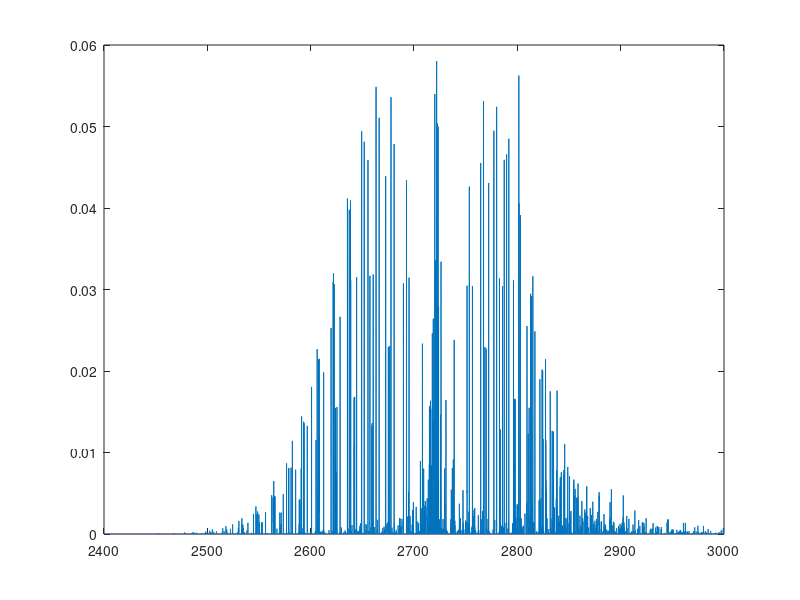

This chart was generated by the following MATLAB code:
%% Calculate HDO spectrum

%% Linear fit section - fixed fwhm
kB = 1.3806488e-23; %J/K=Nm/K=kg m^2/s^2/K
T = 273.15+21; %K
load('01_hit08.mat');
hitran_s = s;
wavenum_scale = 2400:0.01:3000;
n = 10^12; % mlc/cc
conc = 1;
pressure = n*100^3*kB*T; % torr
broad = 1E9;
natAbund = 3.10693E-4;          %HDO natural abundance

clear HDO_cavity_spectrum abs_spectrum
linesvals = find((hitran_s.iso == 4) & (hitran_s.int > 0) & (hitran_s.wnum >= min(wavenum_scale)) & (hitran_s.wnum <= max(wavenum_scale)));

c = 299792458; %m/s
h_bar = 1.054571726e-34;
m = 80.91*1.660538921e-27; %kgco
u_velocity = sqrt(2*kB*T/m); %m/s

atm_press = 760;
L = 1000;

wavenum = hitran_s.wnum(linesvals);
lambdas = 1/100./wavenum;
frequencies = c./lambdas;
linestrength = hitran_s.int(linesvals);

nA = 2.5e19; % mol/cm3 (avogadro/molar volume)
n_0 = 2.6867805e19;
S = linestrength*n_0*273.15/T/natAbund;

single_pass = S*conc*pressure/atm_press*L;

omega = c./lambdas*2*pi;
k = omega/c;

freq_scale = 100*c*wavenum_scale;
grid_ = length(wavenum_scale);

ilosc_linii = length(wavenum);
transition_abs = zeros(grid_, ilosc_linii);
transition_disp = zeros(grid_, ilosc_linii);
krok = wavenum_scale(2)-wavenum_scale(1);
narrow = round(5/krok);

for qwe = 1:ilosc_linii 
peak_pos = find(round(freq_scale/krok/30e9) == round(frequencies(qwe)/krok/30e9));
f_min = peak_pos-narrow; 
f_max = peak_pos+narrow;    
if f_min < 1
    f_min =1;
end
if f_max>length(freq_scale)
    f_max= length(freq_scale);
end

%% Use fixed normalized (peak amplitude) gaussian here instead of voigt
peak_value = c*100*sqrt(log(2)/pi)/broad; % From voigt script
abs = peak_value*exp(-(freq_scale(f_min:f_max)-frequencies(qwe)).^2*log(2)/broad^2);
disp = zeros(size(f_min:f_max));
%% End use of gaussian

%[abs, disp] = complex_voigt(freq_scale(f_min:f_max), frequencies(qwe), broad.*ones(size(qwe)), 0.*ones(size(qwe)));

transition_abs(f_min:f_max,qwe) = single_pass(qwe)*abs;
transition_disp(f_min:f_max,qwe) = single_pass(qwe)*disp;
end

abs_spectrum = sum(transition_abs, 2);
disp_spectrum = sum(transition_disp, 2);

figure; plot(wavenum_scale,1-exp(-abs_spectrum));
